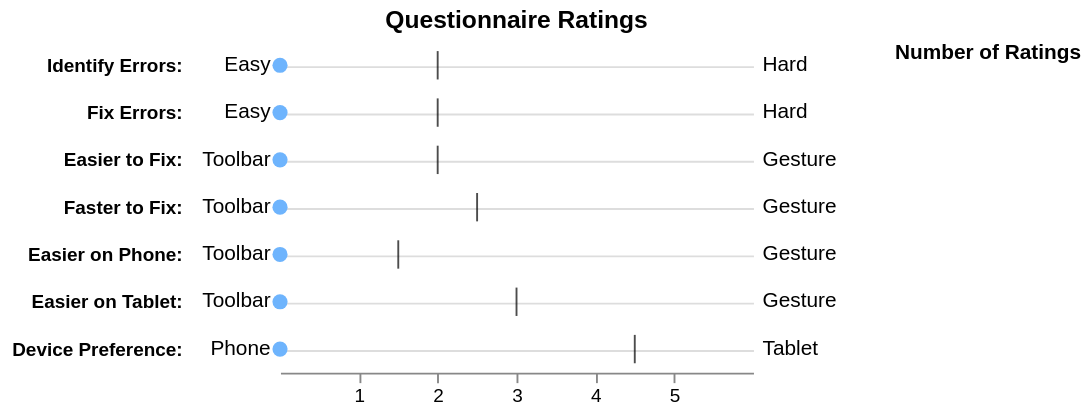

Express this chart as Vega-Lite.
### Vega specification from a JSON file in a GitHub repository (floating-point values rounded to 4 significant figures; data arrays with more than 128 entries replaced by an {"elided": "..."} marker saying what was removed)
{"$schema": "https://vega.github.io/schema/vega/v5.json", "description": "Likert Scale Ratings Distributions and Medians. (Figure 9 from @jhoffswell and @zcliu's ['Interactive Repair of Tables Extracted from PDF Documents on Mobile Devices'](https://idl.cs.washington.edu/files/2019-InteractiveTableRepair-CHI.pdf))", "background": "white", "padding": 5, "width": 250, "height": 175, "title": {"text": "Questionnaire Ratings", "frame": "group"}, "style": "cell", "encode": {"update": {"stroke": {"value": null}}}, "data": [{"name": "medians", "values": [{"name": "Identify Errors:", "median": 2.0, "lo": "Easy", "hi": "Hard"}, {"name": "Fix Errors:", "median": 2, "lo": "Easy", "hi": "Hard"}, {"name": "Easier to Fix:", "median": 2.0, "lo": "Toolbar", "hi": "Gesture"}, {"name": "Faster to Fix:", "median": 2.5, "lo": "Toolbar", "hi": "Gesture"}, {"name": "Easier on Phone:", "median": 1.5, "lo": "Toolbar", "hi": "Gesture"}, {"name": "Easier on Tablet:", "median": 3.0, "lo": "Toolbar", "hi": "Gesture"}, {"name": "Device Preference:", "median": 4.5, "lo": "Phone", "hi": "Tablet"}]}, {"name": "values", "values": {"elided": "170 records"}}, {"name": "data_0", "source": "medians", "transform": [{"type": "filter", "expr": "isValid(datum[\"median\"]) && isFinite(+datum[\"median\"])"}]}, {"name": "data_1", "source": "values", "transform": [{"type": "filter", "expr": "datum.name != 'Toolbar_First'"}, {"type": "filter", "expr": "datum.name != 'Tablet_First'"}, {"type": "filter", "expr": "datum.name != 'Participant ID'"}, {"type": "aggregate", "groupby": ["name", "value"], "ops": ["count"], "fields": [null], "as": ["__count"]}, {"type": "filter", "expr": "isValid(datum[\"value\"]) && isFinite(+datum[\"value\"])"}]}], "marks": [{"name": "layer_0_marks", "type": "symbol", "style": ["circle"], "from": {"data": "medians"}, "encode": {"update": {"fill": {"value": "#6EB4FD"}, "ariaRoleDescription": {"value": "circle"}, "description": {"signal": "\"name\" + \": \" + (isValid(datum[\"name\"]) ? datum[\"name\"] : \"\"+datum[\"name\"]) + \"; \" + \"value\" + \": \" + (format(datum[\"value\"], \"\")) + \"; \" + \"Number of Ratings\" + \": \" + (format(datum[\"__count\"], \"\"))"}, "x": {"scale": "x", "field": "value"}, "y": {"scale": "y", "field": "name"}, "size": {"scale": "size", "field": "__count"}, "shape": {"value": "circle"}}}}, {"name": "layer_1_marks", "type": "rect", "style": ["tick"], "from": {"data": "medians"}, "encode": {"update": {"opacity": {"value": 0.7}, "fill": {"value": "black"}, "ariaRoleDescription": {"value": "tick"}, "description": {"signal": "\"name\" + \": \" + (isValid(datum[\"name\"]) ? datum[\"name\"] : \"\"+datum[\"name\"]) + \"; \" + \"median\" + \": \" + (format(datum[\"median\"], \"\"))"}, "xc": {"scale": "x", "field": "median"}, "yc": {"scale": "y", "field": "name"}, "height": {"value": 15}, "width": {"value": 1}}}}, {"name": "layer_2_marks", "type": "text", "style": ["text"], "from": {"data": "medians"}, "encode": {"update": {"align": {"value": "right"}, "fill": {"value": "black"}, "description": {"signal": "\"name\" + \": \" + (isValid(datum[\"name\"]) ? datum[\"name\"] : \"\"+datum[\"name\"]) + \"; \" + \"lo\" + \": \" + (isValid(datum[\"lo\"]) ? datum[\"lo\"] : \"\"+datum[\"lo\"])"}, "x": {"value": -5}, "y": {"scale": "y", "field": "name"}, "text": {"signal": "isValid(datum[\"lo\"]) ? datum[\"lo\"] : \"\"+datum[\"lo\"]"}, "baseline": {"value": "middle"}}}}, {"name": "layer_3_marks", "type": "text", "style": ["text"], "from": {"data": "medians"}, "encode": {"update": {"align": {"value": "left"}, "fill": {"value": "black"}, "description": {"signal": "\"name\" + \": \" + (isValid(datum[\"name\"]) ? datum[\"name\"] : \"\"+datum[\"name\"]) + \"; \" + \"hi\" + \": \" + (isValid(datum[\"hi\"]) ? datum[\"hi\"] : \"\"+datum[\"hi\"])"}, "x": {"value": 255}, "y": {"scale": "y", "field": "name"}, "text": {"signal": "isValid(datum[\"hi\"]) ? datum[\"hi\"] : \"\"+datum[\"hi\"]"}, "baseline": {"value": "middle"}}}}], "scales": [{"name": "x", "type": "linear", "domain": [0, 6], "range": [0, {"signal": "width"}], "nice": true, "zero": true}, {"name": "y", "type": "point", "domain": {"data": "medians", "field": "name"}, "range": [0, {"signal": "height"}], "padding": 0.5}, {"name": "size", "type": "linear", "domain": {"data": "medians", "field": "__count"}, "range": [0, 361], "zero": true}], "axes": [{"scale": "y", "orient": "left", "grid": true, "offset": 50, "gridScale": "x", "domain": false, "labels": false, "aria": false, "maxExtent": 0, "minExtent": 0, "ticks": false, "zindex": 0}, {"scale": "x", "orient": "bottom", "grid": false, "values": [1, 2, 3, 4, 5], "labelFlush": true, "labelOverlap": true, "tickCount": {"signal": "ceil(width/40)"}, "zindex": 0}, {"scale": "y", "orient": "left", "grid": false, "domain": false, "labelFontWeight": "bold", "offset": 50, "ticks": false, "zindex": 0}], "legends": [{"offset": 75, "title": "Number of Ratings", "size": "size", "gradientLength": {"signal": "clamp(height, 64, 200)"}, "symbolType": "circle", "encode": {"symbols": {"update": {"fill": {"value": "#6EB4FD"}, "stroke": {"value": "transparent"}}}}}]}
